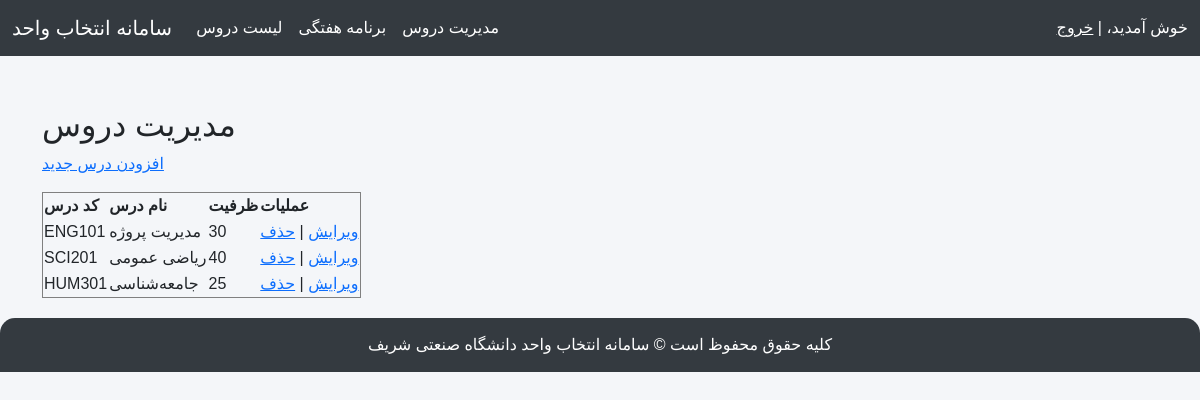
Page /manage/courses/ (signed in) on the committed database.
### course_app/models.py (models this page shows, shortened)
class Course(models.Model):
    course_code = models.CharField(max_length=20, unique=True, verbose_name="کد درس")
    course_name = models.CharField(max_length=200, verbose_name="نام درس")
    department = models.ForeignKey(Department, on_delete=models.CASCADE, related_name='courses')
    instructor = models.ForeignKey(Instructor, on_delete=models.SET_NULL, null=True, blank=True)
    credits = models.PositiveIntegerField(default=3, verbose_name="تعداد واحد")
    capacity = models.PositiveIntegerField(default=30, verbose_name="ظرفیت کل")
    class_day = models.CharField(max_length=50, verbose_name="روز کلاس (مثلاً Sat, Mon...)")
    class_time = models.CharField(max_length=50, verbose_name="ساعت کلاس (مثلاً 10:00-12:00)")
    exam_day = models.CharField(max_length=50, verbose_name="روز امتحان", blank=True)
    exam_time = models.CharField(max_length=50, verbose_name="ساعت امتحان", blank=True)
    prerequisites = models.ManyToManyField('self', symmetrical=False, related_name='is_prerequisite_for', blank=True)
    corequisites = models.ManyToManyField('self', symmetrical=False, related_name='is_corequisite_for', blank=True)

### course_app/views.py (the view)
# urls.py: path('manage/courses/', manage_courses_view, name='manage_courses'),
@login_required
def manage_courses_view(request):
    print(f"User {request.user.username} - is admin: {is_admin(request.user)}")
    if not is_admin(request.user):
        messages.error(request, "شما دسترسی لازم برای مشاهده این صفحه را ندارید.")
        return redirect('course_list')
    courses = Course.objects.all()
    return render(request, 'manage_courses.html', {'courses': courses})

### course_app/views.py (called while the page is built)
def is_admin(user):
    return user.is_staff or user.is_superuser

### course_app/templates/manage_courses.html
{% extends 'base.html' %}
{% block content %}
<h2>مدیریت دروس</h2>
{% if edit_mode %}
<h3>افزودن/ویرایش درس</h3>
<form method="post">
    {% csrf_token %}
    {{ form.as_p }}
    <button type="submit">ذخیره</button>
</form>
{% else %}
<p><a href="{% url 'add_course' %}">افزودن درس جدید</a></p>
<table border="1">
    <tr>
        <th>کد درس</th>
        <th>نام درس</th>
        <th>ظرفیت</th>
        <th>عملیات</th>
    </tr>
    {% for c in courses %}
    <tr>
        <td>{{ c.course_code }}</td>
        <td>{{ c.course_name }}</td>
        <td>{{ c.capacity }}</td>
        <td>
            <a href="{% url 'edit_course' c.id %}">ویرایش</a> |
            <a href="{% url 'delete_course' c.id %}" onclick="return confirm('آیا مطمئنید؟')">حذف</a>
        </td>
    </tr>
    {% endfor %}
</table>
{% endif %}
{% endblock %}

### course_app/templates/base.html (style rules this page uses)
body { font-family: 'Vazir', sans-serif; background-color: #f4f6f9; }

### rows in the picture
Course: course_code "ENG101", course_name "مدیریت پروژه", capacity "30"
Course: course_code "SCI201", course_name "ریاضی عمومی", capacity "40"
Course: course_code "HUM301", course_name "جامعه‌شناسی", capacity "25"
